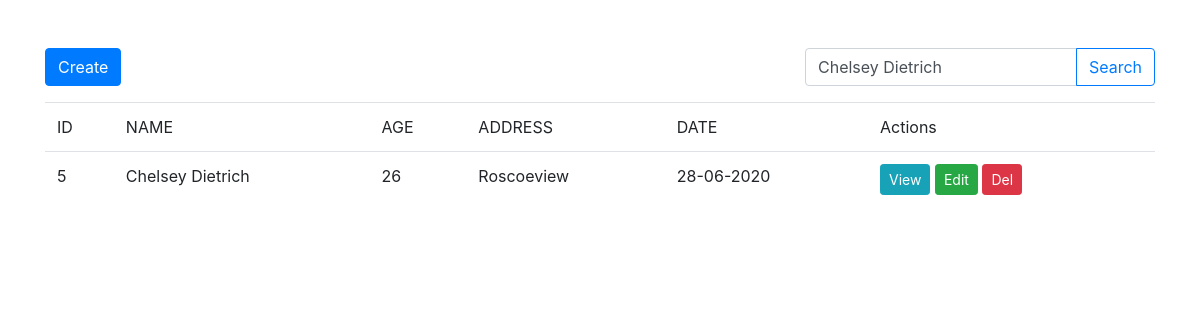
The app's page /index.php?name=Chelsey Dietrich with its own data.
### tables this page shows
CREATE TABLE `users` (
  `id` int(11) NOT NULL,
  `name` varchar(200) NOT NULL,
  `age` int(11) NOT NULL,
  `address` text NOT NULL,
  `date` datetime NOT NULL DEFAULT CURRENT_TIMESTAMP
);

### index.php (the view, shortened to what this page needs)
<?php
require 'core/init.php';
$search = $_GET['name'] ?? '';
if($search) {
    $sql = "SELECT * FROM users WHERE name like'%$search%'";
} else {
    $sql = 'SELECT * FROM users';
}
$result = mysqli_query($conn, $sql);
$users = mysqli_fetch_all($result, MYSQLI_ASSOC);
?>
<?php include 'layouts/header.php'?>
<div class="container mt-5">
    <div class="row">
        <div class="col-md-8">
            <a href="create.php" class="btn btn-primary">
                Create
            </a>
        </div>
        <div class="col-md-4">
            <form>
                <div class="input-group mb-3">
                    <input type="text" name="name" value="<?php echo $search ?? '' ?>"
                     class="form-control" placeholder="Search by name...">
                    <div class="input-group-append">
                        <button class="btn btn-outline-primary" type="submit">Search</button>
                    </div>
                </div>
            </form>
        </div>
    </div>
    <div class="row">
        <div class="col-md-12">
            <table class="table">
                <thead>
                    <tr>
                        <td>ID</td>
                        <td>NAME</td>
                        <td>AGE</td>
                        <td>ADDRESS</td>
                        <td>DATE</td>
                        <td>Actions</td>
                    </tr>
                </thead>
                <tbody>
                    <?php foreach($users as $user): ?>
                    <tr>
                        <td><?php echo $user['id']; ?></td>
                        <td><?php echo $user['name']; ?></td>
                        <td><?php echo $user['age']; ?></td>
                        <td><?php echo $user['address']; ?></td>
                        <td><?php echo date('d-m-Y', strtotime($user['date'])); ?></td>
                        <td>
                            <a href="show.php?id=<?php echo $user['id']; ?>" class="btn btn-info btn-sm">View</a>
                            <a href="edit.php?id=<?php echo $user['id']; ?>" class="btn btn-success btn-sm">Edit</a>
                            <a href="delete.php?id=<?php echo $user['id']; ?>" id="delete-user" class="btn btn-danger btn-sm">Del</a>
                        </td>
                    </tr>
                    <?php endforeach; ?>
                </tbody>
            </table>
        </div>
    </div>
</div>
<?php include 'layouts/footer.php'?>

### records on screen
users: id "5", name "Chelsey Dietrich", age "26", address "Roscoeview", date "28-06-2020"
